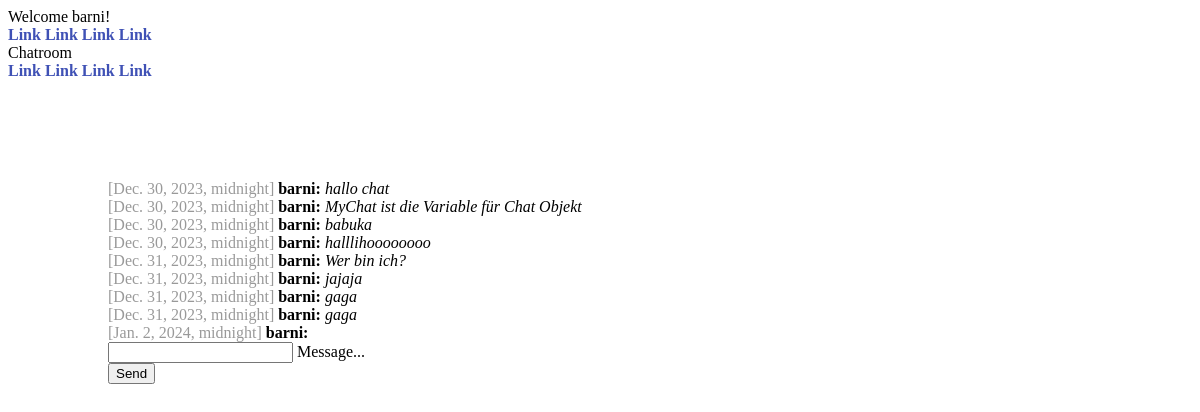
Page /chat/ (signed in) on the earlier database version.
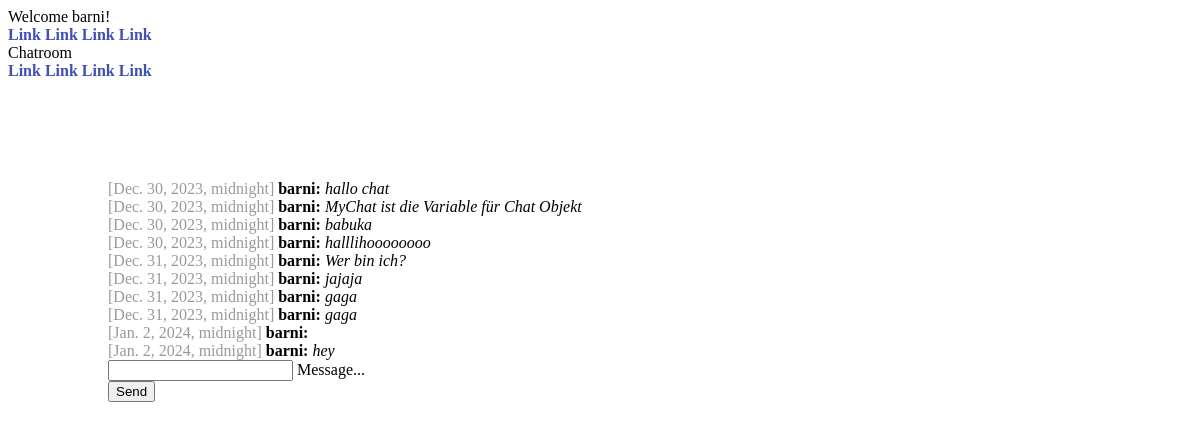
Same page on the later database version.
### chat/models.py (models this page shows)
class Message(models.Model):
    text = models.CharField(max_length = 500)
    created_at = DateField(default=date.today)
    chat = models.ForeignKey(Chat, on_delete = models.CASCADE, related_name = 'chat_message_set', default=None, blank=True, null=True)
    author = models.ForeignKey(settings.AUTH_USER_MODEL, on_delete = models.CASCADE, related_name = 'author_message_set')
    receiver =  models.ForeignKey(settings.AUTH_USER_MODEL, on_delete = models.CASCADE, related_name = 'receiver_message_set')

### chat/views.py (the view)
# urls.py: path('chat/', index),
@login_required(login_url='/login/')
def index(request):
    if request.method == 'POST':
        text_message = request.POST.get('textmessage', '')
        print('Recieved data: ' + text_message)
        myChat = Chat.objects.get(id = 1)
        Message.objects.create(text = request.POST.get('textmessage', '' ), chat = myChat, author = request.user, receiver = request.user)
    chatMessages = Message.objects.filter(chat__id=1)
    return render(request, 'chat/index.html', {'messages': chatMessages})

### chat/templates/chat/index.html (shortened to what this page needs)
{% extends "base.html" %}
{% block content %}
{% if request.user.is_authenticated %}
{% for message in messages %}
<div>
  <span class="color-gray">[{{message.created_at}}]</span> <b>{{message.author}}:</b> <i>
    {{message.text}}</i> <br>
{% endfor %}
</div>
<form action="/chat/" method="post">
<div class="mdl-textfield mdl-js-textfield mdl-textfield--floating-label">
  <input class="mdl-textfield__input" name="textmessage" type="text" id="sample3">
  <label class="mdl-textfield__label" for="sample3">Message...</label>
</div>
<button class="mdl-button mdl-js-button mdl-button--raised mdl-js-ripple-effect mdl-button--accent">
  Send
</button>
</form>
{% else %}
<h1>Nicht eingeloggt</h1>
<p>Du bist aktuell nicht eingeloggt. Bitte logge dich ein. <br>
  Bitte klicke auf <a href="/login/">hier.</a>
</p>
{% endif %}
{% endblock %}

Differences in the rows shown:
added Message: created_at "Jan. 2, 2024, midnight", author "barni", text "hey"
